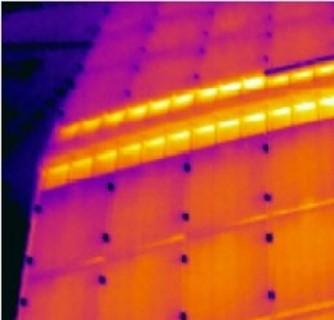
#> input picture Mapping/src/no_gps.jpg, 334 x 320 px; its folder holds only this picture in this run
$ python -i mosaic.py   (imports and definitions only)
#> lines starting #> are read from the running program, lines starting #| are printed output that depends on the picture
### Mapping/gps.py
'''
Modified: MakeToast(Yoojin Choi, Ella) (maketoastyj@gmail.com)
'''
from PIL import Image
from PIL.ExifTags import TAGS, GPSTAGS
import os
import glob

from sort_image import *

class ImageMetaData(object):
    '''
    Extract the exif data from any image. Data includes GPS coordinates,
    Focal Length, Manufacture, and more.
    '''
    exif_data = None
    image = None

    def __init__(self, img_path):
        self.image = Image.open(img_path)
        #print(self.image._getexif())
        self.get_exif_data()
        super(ImageMetaData, self).__init__()

    def get_exif_data(self):
        """Returns a dictionary from the exif data of an PIL Image item. Also converts the GPS Tags"""
        exif_data = {}
        try:    #no PNG format is allowed
            info = self.image._getexif()
        except:
            print("error occured")
            exit()

        if info:
            for tag, value in info.items():
                decoded = TAGS.get(tag, tag)
                if decoded == "GPSInfo":
                    gps_data = {}
                    for t in value:
                        sub_decoded = GPSTAGS.get(t, t)
                        gps_data[sub_decoded] = value[t]

                    exif_data[decoded] = gps_data
                else:
                    exif_data[decoded] = value
        self.exif_data = exif_data
        return exif_data

    # [22 lines left out: functions get_if_exist, convert_to_degress, not called in this run]

    def get_lat_lng(self):
        """Returns the latitude and longitude, if available, from the provided exif_data (obtained through get_exif_data above)"""
        lat = None
        lng = None
        exif_data = self.get_exif_data()
        #print(exif_data)
        if "GPSInfo" in exif_data:
            gps_info = exif_data["GPSInfo"]
            gps_latitude = self.get_if_exist(gps_info, "GPSLatitude")
            gps_latitude_ref = self.get_if_exist(gps_info, 'GPSLatitudeRef')
            gps_longitude = self.get_if_exist(gps_info, 'GPSLongitude')
            gps_longitude_ref = self.get_if_exist(gps_info, 'GPSLongitudeRef')
            if gps_latitude and gps_latitude_ref and gps_longitude and gps_longitude_ref:
                lat = self.convert_to_degress(gps_latitude)
                if gps_latitude_ref != "N":
                    lat = 0 - lat
                lng = self.convert_to_degress(gps_longitude)
                if gps_longitude_ref != "E":
                    lng = 0 - lng
        return lat, lng


# [14 lines that do not run on import are left out]
        #exif_data = meta_data.get_exif_data()
        #print(exif_data)

### Mapping/sort_image.py
from operator import itemgetter, attrgetter

class Sorted_Image:
    def __init__(self, filename, latitude, longitude) :
        self.filename = filename
        self.latitude = latitude
        self.longitude = longitude

    def __repr__(self) :
        return repr((self.filename, self.latitude, self.longitude))
'''
if __name__ == "__main__" :

    image = [
        Sorted_Image("A", 1, 2),
        Sorted_Image("B", 2, 1),
        Sorted_Image("C", 2, 3),
        Sorted_Image("D", 1, 4),
        Sorted_Image("E", 1, 3)
    ]

    sorted_image = sorted(image, key=attrgetter('latitude','longitude'))
    for index, n in enumerate(sorted_image) :
        sorted_image[index].filename = str(index)
        print(index, n)
'''

### Mapping/mosaic.py
'''
Modified: MakeToast(Yoojin Choi, Ella) (maketoastyj@gmail.com)
'''
import cv2
import numpy as np

import glob
import time
import os

from sort_image import *
from gps import *

class Mosaic :

    def __init__(self, ImagePath):


#> called with ImagePath = 'src/no_gps.jpg'
        self.TotalImage = os.path.abspath(ImagePath)

        self.images = glob.glob(self.TotalImage)   # for reading images

        sorted_image = []
        for name in self.images :
            meta_data =  ImageMetaData(name)
            latlng = meta_data.get_lat_lng()
            sorted_image.append(Sorted_Image(name, latlng[0] ,latlng[1]))
#> this loop made 1 pass
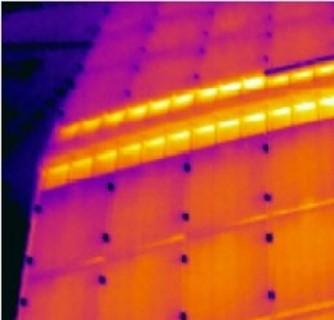
#> input picture Mapping/src/no_gps.jpg, 334 x 320 px

        self.images = sorted(sorted_image, key=attrgetter('latitude','longitude'))
        self.FirstImage = os.path.abspath(self.images[0].filename)
        self.first_img = cv2.imread(self.FirstImage)
        self.first_img = cv2.cvtColor(self.first_img, cv2.COLOR_BGR2GRAY)
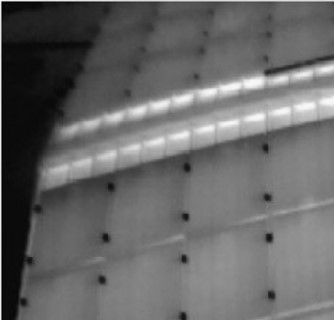
#> self.first_img: shape (320, 334); min 1, max 251, mean 103.2
        self.first_img = np.stack((self.first_img,)*3, axis=-1)
#> self.first_img: shape (320, 334, 3)

        self.n = 10000   # no of features to extract
        self.MIN_MATCH_COUNT = 6

    # [44 lines left out: function warpImages, not called in this run]

    def giveMosaic(self):

        tic = time.clock()

        try:
            if not os.path.exists('result'):
                os.makedirs('result')
        except OSError:
            pass

        EList = []      # this stores the average reprojection error
        ImgList = []          # No of images stitched
        Matches = []    # this stores the number of good matches at every stage
        i = 1

        heightM, widthM = self.first_img.shape[:2]
#> heightM = 320; widthM = 334
        self.first_img = cv2.resize(self.first_img, (int(widthM / 4), int(heightM / 4)), interpolation=cv2.INTER_CUBIC)
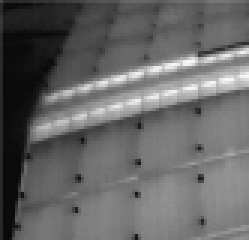
#> self.first_img: shape (80, 83, 3) (shown 3 times larger); min 8, max 248, mean 102.2
        RecMosaic = self.first_img

        for image in self.images[1:]: # except First image

            #print(image)
            image = cv2.imread(image.filename)
            image = cv2.bilateralFilter(image, 7, 200, 200)
            image = cv2.cvtColor(image, cv2.COLOR_BGR2GRAY)
            # grayscale has no channel so add 3 channel like rgb image.
            image = np.stack((image,)*3, axis=-1)

            sift = cv2.xfeatures2d.SIFT_create(self.n)
            #sift = cv2.ORB_create(no)

            ######## Resize them (they are too big)
            # Get their dimensions
            height, width = image.shape[:2]
    #         print(heightM, widthM, height, width)

            image = cv2.resize(image, (int(width / 4), int(height / 4)),interpolation=cv2.INTER_CUBIC)
            #image = cv2.cvtColor(image, cv2.COLOR_BGR2GRAY)
            ###########################


            # Find the features
            kp1, des1 = sift.detectAndCompute(RecMosaic,None)   # kp are the keypoints, des are the descriptors
            kp2, des2 = sift.detectAndCompute(image,None)

            ########### FLANN Matcher  ##########
            FLANN_INDEX_KDTREE = 0
            index_params = dict(algorithm = FLANN_INDEX_KDTREE, trees = 5)
            search_params = dict(checks = 50)
            flann = cv2.FlannBasedMatcher(index_params, search_params)
            matches = flann.knnMatch(des1,des2,k=2)
            #############


            # store all the good matches as per Lowe's ratio test.
            good = []
            allPoints = []
            for m,n in matches:
                if m.distance < 0.7*n.distance:
                    good.append(m)

                allPoints.append(m)

            Matches.append(len(good))
            print("Good_Matches:", len(good))
            ##################################

            #### Finding the homography #########
            if len(good) >= self.MIN_MATCH_COUNT :
                src_pts = np.float32([ kp1[m.queryIdx].pt for m in good ]).reshape(-1,1,2)
                dst_pts = np.float32([ kp2[m.trainIdx].pt for m in good ]).reshape(-1,1,2)

                #all_src_pts = np.float32([ kp1[m.queryIdx].pt for m in allPoints ]).reshape(-1,1,2)
                #all_dst_pts = np.float32([ kp2[m.trainIdx].pt for m in allPoints ]).reshape(-1,1,2)

                M, tmp = cv2.findHomography(dst_pts, src_pts, cv2.RANSAC, 10.0)

                ###################################


                #### Finding the euclidean distance error ####
                list1 = np.array(src_pts)
                list2 = np.array(dst_pts)
                list2 = np.reshape(list2, (len(list2), 2))
                ones = np.ones(len(list1))
                TestPoints = np.transpose(np.reshape(list1, (len(list1), 2)))
                print("Length:", np.shape(TestPoints), np.shape(ones))
                TestPointsHom = np.vstack((TestPoints, ones))
                print("Homogenous Points:", np.shape(TestPointsHom))

                if M is None :
                    print("M is none")
                    continue
                print("M", M)
                print("TestPointsHom", TestPointsHom)

                projectedPointsH = np.matmul(M, TestPointsHom)  # projecting the points in test image to collage image using homography matrix
                projectedPointsNH = np.transpose(np.array([np.true_divide(projectedPointsH[0,:], projectedPointsH[2,:]), np.true_divide(projectedPointsH[1,:], projectedPointsH[2,:])]))

                print("list2 shape:", np.shape(list2))
                print("NH Points shape:", np.shape(projectedPointsNH))
                print("Raw Error Vector:", np.shape(np.linalg.norm(projectedPointsNH-list2, axis=1)))
                Error = int(np.sum(np.linalg.norm(projectedPointsNH-list2, axis=1)))
                print("Total Error:", Error)
                AvgError = np.divide(np.array(Error), np.array(len(list1)))
                print("Average Error:", AvgError)

                ##################

                i+=1

                RecMosaic = self.warpImages(RecMosaic, image, M)
                cv2.imwrite("result/FinalMosaicTemp.jpg", RecMosaic)
                print(i)

                EList.append(AvgError)
                ImgList.append(i)
            else :
                print("Not enough matches are found - %d/%d" % (len(good), self.MIN_MATCH_COUNT))
            if i==40:
                break


        cv2.imwrite("result/FinalMosaic.jpg", RecMosaic)
        os.remove("result/FinalMosaicTemp.jpg")
        toc = time.clock()
        print(toc-tic)

        return EList, ImgList, Matches

# [4 lines not run here, left out]

>>> result = Mosaic('src/no_gps.jpg').giveMosaic()
